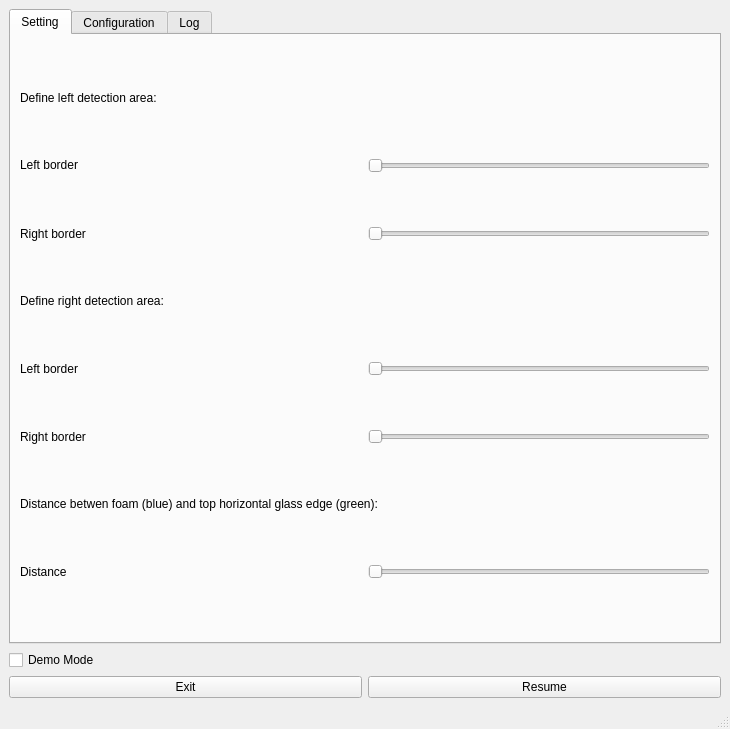
<?xml version="1.0" encoding="UTF-8"?>
<ui version="4.0">
 <class>CWBierzapfanlageGUI</class>
 <widget class="QMainWindow" name="CWBierzapfanlageGUI">
  <property name="geometry">
   <rect>
    <x>0</x>
    <y>0</y>
    <width>730</width>
    <height>729</height>
   </rect>
  </property>
  <property name="sizePolicy">
   <sizepolicy hsizetype="Expanding" vsizetype="Preferred">
    <horstretch>3</horstretch>
    <verstretch>0</verstretch>
   </sizepolicy>
  </property>
  <property name="windowTitle">
   <string>CWBierzapfanlage</string>
  </property>
  <widget class="QWidget" name="centralwidget">
   <layout class="QGridLayout" name="gridLayout_4">
    <item row="3" column="0">
     <widget class="QTabWidget" name="tabWidget">
      <property name="currentIndex">
       <number>0</number>
      </property>
      <widget class="QWidget" name="tabSetting">
       <attribute name="title">
        <string>Setting</string>
       </attribute>
       <layout class="QVBoxLayout" name="verticalLayout">
        <item>
         <widget class="QLabel" name="lblDefineDetectionArea">
          <property name="sizePolicy">
           <sizepolicy hsizetype="Maximum" vsizetype="Maximum">
            <horstretch>0</horstretch>
            <verstretch>0</verstretch>
           </sizepolicy>
          </property>
          <property name="autoFillBackground">
           <bool>false</bool>
          </property>
          <property name="text">
           <string>Define left detection area:</string>
          </property>
          <property name="scaledContents">
           <bool>false</bool>
          </property>
          <property name="alignment">
           <set>Qt::AlignLeading|Qt::AlignLeft|Qt::AlignVCenter</set>
          </property>
         </widget>
        </item>
        <item>
         <layout class="QHBoxLayout" name="hlLeftLeftBorder">
          <property name="sizeConstraint">
           <enum>QLayout::SetDefaultConstraint</enum>
          </property>
          <item>
           <widget class="QLabel" name="lblLeftLeftBorder">
            <property name="sizePolicy">
             <sizepolicy hsizetype="Preferred" vsizetype="Fixed">
              <horstretch>0</horstretch>
              <verstretch>0</verstretch>
             </sizepolicy>
            </property>
            <property name="text">
             <string>Left border</string>
            </property>
           </widget>
          </item>
          <item>
           <widget class="QSlider" name="hsLeftLeftBorder">
            <property name="sizePolicy">
             <sizepolicy hsizetype="Preferred" vsizetype="Fixed">
              <horstretch>0</horstretch>
              <verstretch>0</verstretch>
             </sizepolicy>
            </property>
            <property name="maximum">
             <number>255</number>
            </property>
            <property name="orientation">
             <enum>Qt::Horizontal</enum>
            </property>
           </widget>
          </item>
         </layout>
        </item>
        <item>
         <layout class="QHBoxLayout" name="hlLeftRightBorder">
          <item>
           <widget class="QLabel" name="lblLeftRightBorder">
            <property name="sizePolicy">
             <sizepolicy hsizetype="Expanding" vsizetype="Preferred">
              <horstretch>0</horstretch>
              <verstretch>0</verstretch>
             </sizepolicy>
            </property>
            <property name="text">
             <string>Right border</string>
            </property>
           </widget>
          </item>
          <item>
           <widget class="QSlider" name="hsLeftRightBorder">
            <property name="maximum">
             <number>255</number>
            </property>
            <property name="orientation">
             <enum>Qt::Horizontal</enum>
            </property>
           </widget>
          </item>
         </layout>
        </item>
        <item>
         <widget class="QLabel" name="lblDefineRightDetectionArea">
          <property name="sizePolicy">
           <sizepolicy hsizetype="Maximum" vsizetype="Maximum">
            <horstretch>0</horstretch>
            <verstretch>0</verstretch>
           </sizepolicy>
          </property>
          <property name="text">
           <string>Define right detection area:</string>
          </property>
         </widget>
        </item>
        <item>
         <layout class="QHBoxLayout" name="hlRightLeftBorder">
          <item>
           <widget class="QLabel" name="lblRightLeftBorder">
            <property name="sizePolicy">
             <sizepolicy hsizetype="Expanding" vsizetype="Preferred">
              <horstretch>0</horstretch>
              <verstretch>0</verstretch>
             </sizepolicy>
            </property>
            <property name="text">
             <string>Left border</string>
            </property>
           </widget>
          </item>
          <item>
           <widget class="QSlider" name="hsRightLeftBorder">
            <property name="maximum">
             <number>255</number>
            </property>
            <property name="orientation">
             <enum>Qt::Horizontal</enum>
            </property>
           </widget>
          </item>
         </layout>
        </item>
        <item>
         <layout class="QHBoxLayout" name="hlRightRightBorder">
          <item>
           <widget class="QLabel" name="lblRightRightBorder">
            <property name="sizePolicy">
             <sizepolicy hsizetype="Expanding" vsizetype="Preferred">
              <horstretch>0</horstretch>
              <verstretch>0</verstretch>
             </sizepolicy>
            </property>
            <property name="text">
             <string>Right border</string>
            </property>
           </widget>
          </item>
          <item>
           <widget class="QSlider" name="hsRightRightBorder">
            <property name="orientation">
             <enum>Qt::Horizontal</enum>
            </property>
           </widget>
          </item>
         </layout>
        </item>
        <item>
         <widget class="QLabel" name="lblDistanceBetween">
          <property name="sizePolicy">
           <sizepolicy hsizetype="Maximum" vsizetype="Maximum">
            <horstretch>0</horstretch>
            <verstretch>0</verstretch>
           </sizepolicy>
          </property>
          <property name="text">
           <string>Distance betwen foam (blue) and top horizontal glass edge (green): </string>
          </property>
         </widget>
        </item>
        <item>
         <layout class="QHBoxLayout" name="hlDistance">
          <item>
           <widget class="QLabel" name="lblDistance">
            <property name="sizePolicy">
             <sizepolicy hsizetype="Expanding" vsizetype="Preferred">
              <horstretch>0</horstretch>
              <verstretch>0</verstretch>
             </sizepolicy>
            </property>
            <property name="maximumSize">
             <size>
              <width>16777215</width>
              <height>16777215</height>
             </size>
            </property>
            <property name="text">
             <string>Distance</string>
            </property>
           </widget>
          </item>
          <item>
           <widget class="QSlider" name="hsDistance">
            <property name="orientation">
             <enum>Qt::Horizontal</enum>
            </property>
           </widget>
          </item>
         </layout>
        </item>
       </layout>
      </widget>
      <widget class="QWidget" name="tabConfiguration">
       <attribute name="title">
        <string>Configuration</string>
       </attribute>
       <layout class="QGridLayout" name="gridLayout_7">
        <item row="0" column="0">
         <widget class="QLabel" name="lblPlaceholderImage">
          <property name="sizePolicy">
           <sizepolicy hsizetype="MinimumExpanding" vsizetype="MinimumExpanding">
            <horstretch>0</horstretch>
            <verstretch>0</verstretch>
           </sizepolicy>
          </property>
          <property name="text">
           <string/>
          </property>
         </widget>
        </item>
        <item row="1" column="0">
         <layout class="QGridLayout" name="glConfiguration">
          <property name="sizeConstraint">
           <enum>QLayout::SetMaximumSize</enum>
          </property>
          <property name="rightMargin">
           <number>0</number>
          </property>
          <property name="horizontalSpacing">
           <number>1</number>
          </property>
          <property name="verticalSpacing">
           <number>3</number>
          </property>
          <item row="0" column="1">
           <widget class="QComboBox" name="cbConfiguration">
            <property name="sizePolicy">
             <sizepolicy hsizetype="Expanding" vsizetype="Fixed">
              <horstretch>0</horstretch>
              <verstretch>7</verstretch>
             </sizepolicy>
            </property>
           </widget>
          </item>
          <item row="2" column="1">
           <widget class="QLabel" name="lblPlaceholder">
            <property name="text">
             <string/>
            </property>
           </widget>
          </item>
          <item row="1" column="1">
           <widget class="QLineEdit" name="edtConfigurationName"/>
          </item>
         </layout>
        </item>
        <item row="2" column="0">
         <layout class="QHBoxLayout" name="hlConfiguration">
          <item>
           <widget class="QPushButton" name="btnSaveConfiguration">
            <property name="sizePolicy">
             <sizepolicy hsizetype="Minimum" vsizetype="Fixed">
              <horstretch>0</horstretch>
              <verstretch>0</verstretch>
             </sizepolicy>
            </property>
            <property name="text">
             <string>Save</string>
            </property>
           </widget>
          </item>
          <item>
           <widget class="QPushButton" name="btnDeleteConfiguration">
            <property name="text">
             <string>Delete</string>
            </property>
           </widget>
          </item>
         </layout>
        </item>
       </layout>
      </widget>
      <widget class="QWidget" name="tabLog">
       <attribute name="title">
        <string>Log</string>
       </attribute>
       <layout class="QGridLayout" name="gridLayout_5">
        <item row="0" column="0">
         <widget class="QTextEdit" name="edtLog">
          <property name="maximumSize">
           <size>
            <width>16777215</width>
            <height>16777215</height>
           </size>
          </property>
          <property name="baseSize">
           <size>
            <width>0</width>
            <height>0</height>
           </size>
          </property>
          <property name="frameShape">
           <enum>QFrame::Box</enum>
          </property>
          <property name="frameShadow">
           <enum>QFrame::Plain</enum>
          </property>
          <property name="readOnly">
           <bool>true</bool>
          </property>
         </widget>
        </item>
       </layout>
      </widget>
     </widget>
    </item>
    <item row="4" column="0">
     <widget class="QCheckBox" name="cbDemoModus">
      <property name="text">
       <string>Demo Mode</string>
      </property>
     </widget>
    </item>
    <item row="5" column="0">
     <layout class="QHBoxLayout" name="horizontalLayout">
      <item>
       <widget class="QPushButton" name="btnExit">
        <property name="text">
         <string>Exit</string>
        </property>
       </widget>
      </item>
      <item>
       <widget class="QPushButton" name="btnResume">
        <property name="text">
         <string>Resume</string>
        </property>
       </widget>
      </item>
     </layout>
    </item>
   </layout>
  </widget>
  <widget class="QStatusBar" name="statusbar"/>
 </widget>
 <resources/>
 <connections/>
</ui>
